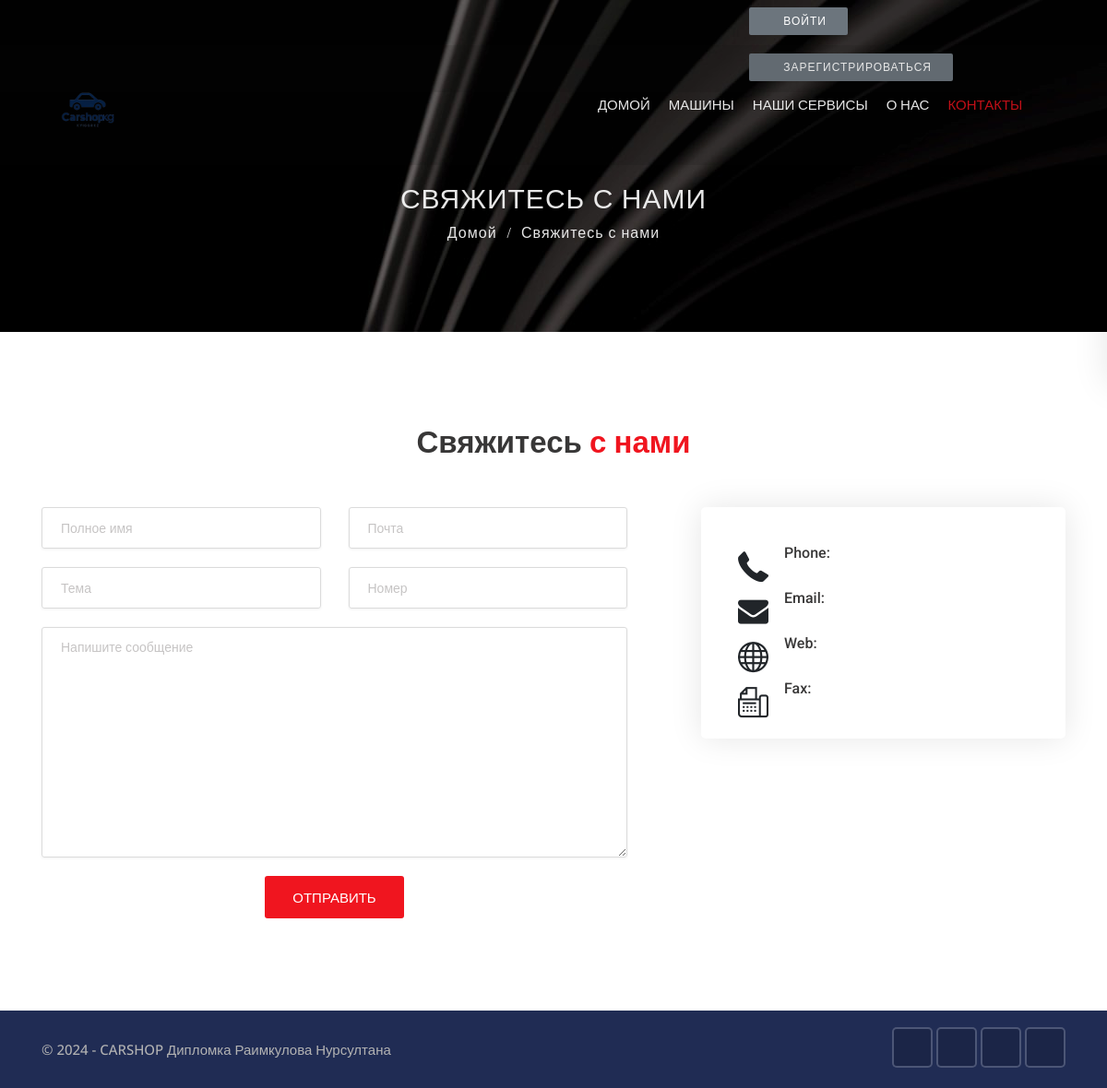
Before: /contact with the older database file.
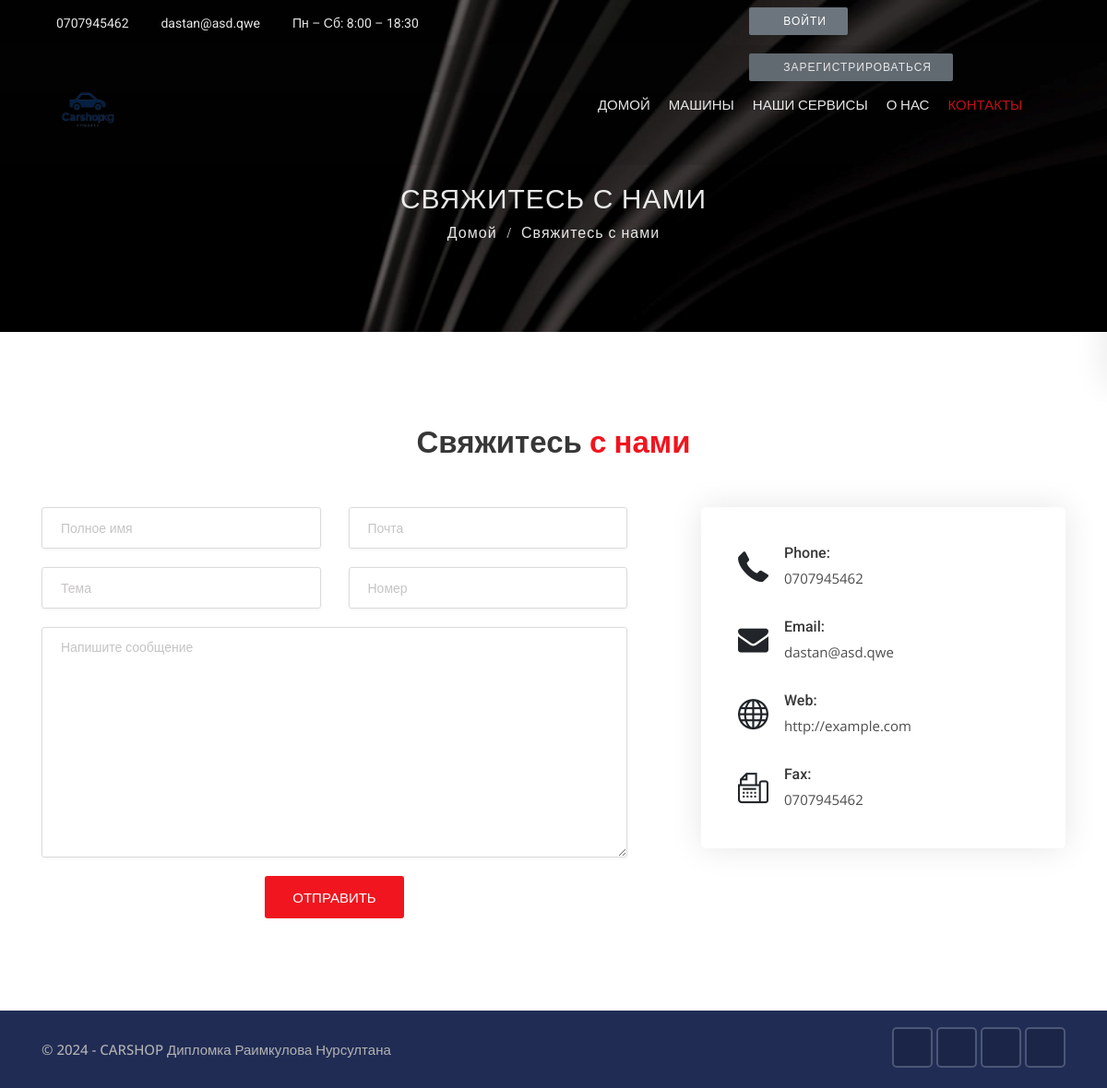
After: the same page with the newer database file.
### contacts/models.py (models this page shows, shortened)
class SingletonModel(models.Model):
    class Meta:
        abstract = True

class SiteSetting(SingletonModel):
    contacts = models.TextField(blank=True, verbose_name='Контакт')
    emails = models.TextField(blank=True, verbose_name='Почта')
    time = models.CharField(max_length=123, default='Пн – Сб: 8:00 – 18:30', blank=True)
    site = models.URLField(blank=True, default='example.com')
    address = models.CharField(max_length=123, verbose_name="Адрес")
    title = models.CharField(max_length=123, blank=True, null=True, verbose_name='О нас название')
    about_us = RichTextField(blank=True, null=True, verbose_name='О нас')
    image1 = models.ImageField(upload_to='images/')
    image2 = models.ImageField(upload_to='images/')
    image3 = models.ImageField(upload_to='images/')
    video = models.URLField(blank=True, default='https://www.youtube.com/watch?v=jfKfPfyJRdk&ab_channel=LofiGirl')
    class Meta:
        verbose_name = 'Настройка сайта'
        verbose_name_plural = 'Настройки сайта'

### pages/views.py (the view, shortened to what this page needs)
# urls.py: path('contact', views.contact, name='contact'),
def contact(request):
    return render(request, 'pages/contact.html', {'site': SiteSetting.objects.all().first()})

### templates/pages/contact.html (shortened to what this page needs)
{% extends 'base.html' %}
{% block content %}
<div class="sub-banner overview-bgi">
    <div class="container breadcrumb-area">
        <div class="breadcrumb-areas">
            <h1>Свяжитесь с нами</h1>
            <ul class="breadcrumbs">
                <li><a href="{% url 'home' %}">Домой</a></li>
                <li class="active">Свяжитесь с нами</li>
            </ul>
        </div>
    </div>
</div>
<div class="contact-2 content-area-5">
    <div class="container">
        <div class="main-title text-center">
            <h1>Свяжитесь <span>с нами</span></h1>
        </div>
        <form action="{% url 'contact' %}" method="POST" enctype="multipart/form-data">
            <div class="row">
                <div class="col-lg-7">
                    <div class="row">
                        <div class="col-md-6 text-left">
                            <div class="form-group name">
                                <input type="text" name="name" class="form-control" placeholder="Полное имя" required>
                            </div>
                        </div>
                        <div class="col-md-6">
                            <div class="form-group email">
                                <input type="email" name="email" class="form-control" placeholder="Почта" required>
                            </div>
                        </div>
                        <div class="col-md-6">
                            <div class="form-group subject">
                                <input type="text" name="subject" class="form-control" placeholder="Тема" required>
                            </div>
                        </div>
                        <div class="col-md-6">
                            <div class="form-group number">
                                <input type="text" name="phone" class="form-control" placeholder="Номер">
                            </div>
                        </div>
                        <div class="col-md-12">
                            <div class="form-group message">
                                <textarea class="form-control" name="message" placeholder="Напишите сообщение"></textarea>
                            </div>
                        </div>
                        <div class="col-md-12">
                            <div class="send-btn text-center">
                                <button type="submit" class="btn btn-md button-theme">Отправить</button>
                            </div>
                        </div>
                    </div>
                </div>
                <div class="col-lg-5">
                    <div class="contact-info-2">
                        <div class="ci-box">
                            <div class="icon">
                                <i class="flaticon-phone"></i>
                            </div>
                            <div class="detail">
                                <h5>Phone:</h5>
                                <p><a href="#">{{ site.contacts }}</a></p>
                            </div>
                        </div>
                        <div class="ci-box">
                            <div class="icon">
                                <i class="flaticon-mail"></i>
                            </div>
                            <div class="detail">
                                <h5>Email:</h5>
                                <p><a href="#">{{ site.emails }}</a></p>
                            </div>
                        </div>
                        <div class="ci-box">
                            <div class="icon">
                                <i class="flaticon-earth"></i>
                            </div>
                            <div class="detail">
                                <h5>Web:</h5>
                                <p><a href="#">{{ site.site }}</a></p>
                            </div>
                        </div>
                        <div class="ci-box mb-0">
                            <div class="icon">
                                <i class="flaticon-fax"></i>
                            </div>
                            <div class="detail">
                                <h5>Fax:</h5>
                                <p><a href="#">{{ site.contacts }}</a></p>
                            </div>
                        </div>
                    </div>
                </div>
            </div>
        </form>
    </div>
</div>
{% endblock %}

### templates/base.html (shortened to what this page needs)
{% load static %}
<!DOCTYPE html>
<html>
<head>
    <link rel="stylesheet" type="text/css" href="{% static 'css/bootstrap.min.css' %}">
    <link rel="stylesheet" type="text/css" href="{% static 'css/animate.min.css' %} ">
    <link rel="stylesheet" type="text/css" href="{% static 'css/bootstrap-submenu.css' %}">
    <link rel="stylesheet" type="text/css" href="{% static 'css/bootstrap-select.min.css' %}">
    <link rel="stylesheet" type="text/css" href="{% static 'css/magnific-popup.css' %}">
    <link rel="stylesheet" type="text/css" href="{% static 'fonts/font-awesome/css/font-awesome.min.css' %}">
    <link rel="stylesheet" type="text/css" href="{% static 'fonts/flaticon/font/flaticon.css' %}">
    <link rel="stylesheet" type="text/css" href="{% static 'fonts/linearicons/style.css' %}">
    <link rel="stylesheet" type="text/css"  href="{% static 'css/jquery.mCustomScrollbar.css' %}">
    <link rel="stylesheet" type="text/css"  href="{% static 'css/dropzone.css' %}">
    <link rel="stylesheet" type="text/css"  href="{% static 'css/slick.css' %}">
    <link rel="stylesheet" type="text/css"  href="{% static 'css/lightbox.min.css' %}">
    <link rel="stylesheet" type="text/css"  href="{% static 'css/jnoty.css' %}">
    <link rel="stylesheet" type="text/css" href="{% static 'css/style.css' %}">
    <link rel="stylesheet" type="text/css" id="style_sheet" href="{% static 'css/skins/red.css' %}">
    <link rel="stylesheet" type="text/css" href="{% static 'css/ie10-viewport-bug-workaround.css' %}">
</head>
<body>
{% include 'includes/topbar.html' %}
{% include 'includes/navbar.html' %}
{% block content %}
{% endblock %}
{% include 'includes/footer.html' %}
</body>
</html>

### templates/includes/topbar.html
<header class="top-header th-2 top-header-bg">
    <div class="container">
        <div class="row">
            <div class="col-lg-8 col-md-8 col-sm-7">
                <div class="list-inline">
                    <a href="tel:{{ site.contacts }}"><i class="fa fa-phone"></i>{{ site.contacts }}</a>
                    <a href="tel:{{ site.emails }}"><i class="fa fa-envelope"></i>{{ site.emails }}</a>
                    <a href="tel:info@carweb.cm"><i class="fa fa-clock-o"></i>{{ site.time }}</a>
                </div>
            </div>
            <div class="col-lg-4 col-md-4 col-sm-5">
                <ul class="top-social-media pull-right">
                  {% if user.is_authenticated %}
                  <li>
                      <a href="{% url 'dashboard' %}" class="btn btn-secondary btn-xs"><i class="fa fa-tachometer"></i> Панель управление</a>
                  </li>
                  <li>
                      <a href="javascript:{document.getElementById('logout').submit()}" class="btn btn-danger btn-xs"><i class="fa fa-sign-out"></i> Выйти</a>
                      <form action="{% url 'logout' %}" id="logout" method="POST">
                        {% csrf_token %}
                        <input type="hidden">
                      </form>
                  </li>
                  {% else %}
                    <li>
                        <a href="{% url 'login' %}" class="btn btn-secondary btn-xs"><i class="fa fa-sign-in"></i> Войти</a>
                    </li>
                    <li>
                        <a href="{% url 'register' %}" class="btn btn-secondary btn-xs"><i class="fa fa-user-plus"></i> Зарегистрироваться</a>
                    </li>
                  {% endif %}
                </ul>
            </div>
        </div>
    </div>
</header>

### templates/includes/navbar.html (shortened to what this page needs)
{% load static %}
<header class="main-header sticky-header header-with-top">
    <div class="container">
        <nav class="navbar navbar-expand-lg navbar-light">
            <a class="navbar-brand company-logo" href="{% url 'home' %}">
                <img src="" style="width: 100px; height: 100px">
            </a>
            <div class="navbar-collapse collapse w-100" id="navbar">
                <ul class="navbar-nav ml-auto">
                    <li class="nav-item">
                        <a
                          {% if '/' == request.path %}
                          class="nav-link active"
                          {% else %}
                          class="nav-link"
                          {% endif %}
                         href="{% url 'home' %}">
                            Домой
                        </a>
                    </li>
                    <li class="nav-item">
                        <a
                        {% if 'cars' in request.path %}
                        class="nav-link active"
                        {% else %}
                        class="nav-link"
                        {% endif %}
                         href="{% url 'cars' %}">
                            Машины
                        </a>
                    </li>
                    <li class="nav-item">
                        <a
                        {% if 'services' in request.path %}
                        class="nav-link active"
                        {% else %}
                        class="nav-link"
                        {% endif %}
                         href="{% url 'services' %}">
                            Наши сервисы
                        </a>
                    </li>
                    <li class="nav-item">
                        <a
                        {% if 'about' in request.path %}
                        class="nav-link active"
                        {% else %}
                        class="nav-link"
                        {% endif %}
                         href="{% url 'about' %}">
                            О нас
                        </a>
                    </li>
                    <li class="nav-item dropdown">
                        <a
                        {% if 'contact' in request.path %}
                        class="nav-link active"
                        {% else %}
                        class="nav-link"
                        {% endif %}
                         href="{% url 'contact' %}">Контакты</a>
                    </li>
                    <li class="nav-item dropdown m-hide">
                        <a href="#full-page-search" class="nav-link h-icon">
                            <i class="fa fa-search"></i>
                        </a>
                    </li>
                </ul>
            </div>
        </nav>
    </div>
</header>

### templates/includes/footer.html
<footer class="footer">
    <div class="sub-footer">
        <div class="container">
            <div class="row">
                <div class="col-lg-8">
                    <p class="copy">© {% now 'Y' %} - CARSHOP Дипломка Раимкулова Нурсултана</p>
                </div>
                <div class="col-lg-4">
                    <div class="social-list-2">
                        <ul>
                            <li><a href="https://codeastro.com/" target="_blank" class="facebook-bg"><i class="fa fa-facebook"></i></a></li>
                            <li><a href="https://codeastro.com/" target="_blank" class="twitter-bg"><i class="fa fa-twitter"></i></a></li>
                            <li><a href="https://codeastro.com/" target="_blank" class="google-bg"><i class="fa fa-google-plus"></i></a></li>
                            <li><a href="https://codeastro.com/" target="_blank" class="linkedin-bg"><i class="fa fa-linkedin"></i></a></li>
                        </ul>
                    </div>
                </div>
            </div>
        </div>
    </div>
</footer>

### cardealer/static/css/skins/red.css (style rules this page uses)
.button-theme { background:#f0151f; }
.main-title h1 span { color:#f0151f; }

Changed rows visible on the page:
added SiteSetting: contacts "0707945462", emails "dastan@asd.qwe", time "Пн – Сб: 8:00 – 18:30", site "http://example.com"
